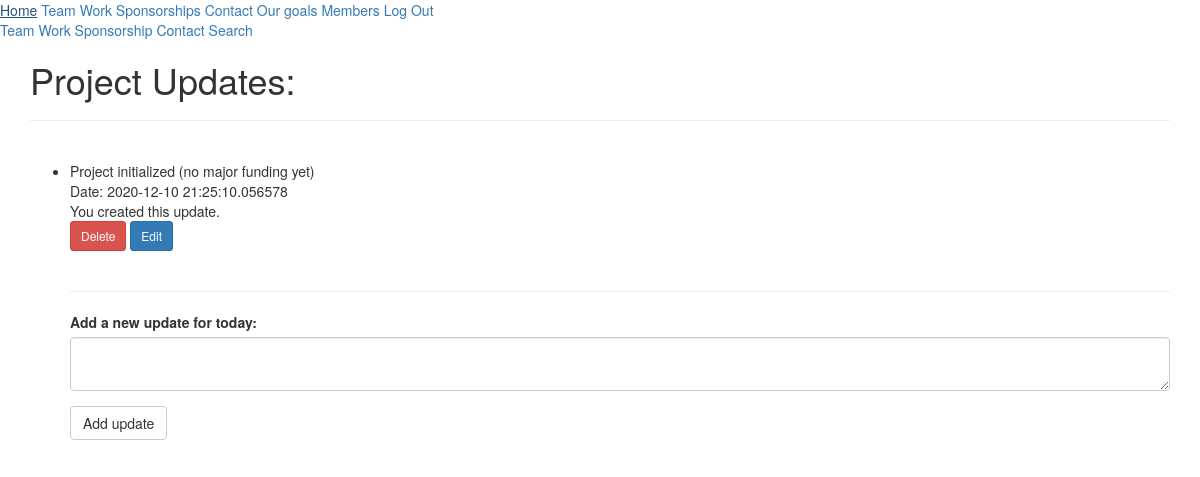
Page /proj/updates (signed in) on the committed database.
### tables.py (models this page shows, shortened)
class Update(db.Model):
    __tablename__ = 'updates'
    id = db.Column(db.Integer, primary_key=True)
    content = db.Column(db.String(400), nullable=False)
    contributorID = db.Column(db.Integer, db.ForeignKey('users.id'))
    dateCreated = db.Column(db.DateTime, default=datetime.utcnow)

### manageProj.py (the view, shortened to what this page needs)
@proj.route('/updates', methods=['POST', 'GET'])
@login_required
def viewUpdates():
    from tables import Update, User
    form = UpdateForm()
    updates = Update.query.order_by(Update.dateCreated)
    users = User.query.order_by(User.dateCreated)
    return render_template('project/updates.html', updates=updates, updateForm=form, users=users)

### forms.py
class UpdateForm(FlaskForm):
    content = TextAreaField('Add a new update for today:', validators=[DataRequired()])
    submit = SubmitField('Add update')

### app.py (called while the page is built)
@loginManager.user_loader
def loadUser(userID):
    from tables import User
    return User.query.get(int(userID))

### auth.py (called while the page is built)
@auth.before_app_request
def beforeRequest():
    if current_user.is_authenticated and not current_user.confirmed and request.blueprint != 'auth' and request.endpoint != 'static':
        return redirect(url_for('auth.unconfirmed'))

### templates/project/updates.html
{% extends "base.html" %}
{% import "bootstrap/wtf.html" as wtf %}
{% block page_content %}
    <h1> Project Updates: </h1>
    <hr>
    <br>
    <ul id="updateList">
    {% for update in updates %}
        <li>
            {{ update.content }}
            <br>
            Date: {{ update.dateCreated }}
            <br>
            {% if current_user.id == update.contributorID %}
                You created this update.
            {% else %}
                {% for user in users %}
                    {% if user.id == update.contributorID %}
                        Contributor: {{ user.name }}
                    {% endif %}
                {% endfor %}
            {% endif %}
            {% if current_user.access == 2 and current_user.id == update.contributorID %}
                <br>
                <a href="{{ url_for('proj.deleteUpdate', id=update.id) }}" class='btn btn-danger btn-sm'> Delete </a>
                <a href="{{ url_for('proj.editUpdate', id=update.id) }}" class='btn btn-primary btn-sm'> Edit </a>
            {% elif current_user.access == 3 %}
                <br>
                <a href="{{ url_for('proj.deleteUpdate', id=update.id) }}" class='btn btn-danger btn-sm'> Delete </a>
                <a href="{{ url_for('proj.editUpdate', id=update.id) }}" class='btn btn-primary btn-sm'> Edit </a>
            {% endif %}
        </li>
    {% endfor %}
    <br>
    <hr>
    {{ wtf.quick_form(updateForm) }}
    </ul>
{% endblock %}

### rows in the picture
Update: content "Project initialized (no major funding yet)", dateCreated "2020-12-10 21:25:10.056578", shows "You created this update."
